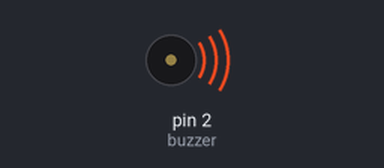
The sketch below on a simulated Arduino Uno, built with avr-gcc and run on an emulated ATmega328P. On the bench: buzzer (waves = sounding).

Above: at 0.1 s.
Timing chart, 0 to 1.6 s (numbered marks = the images above):
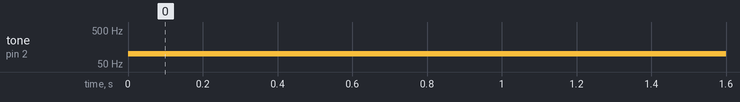

The sketch:

buzzer.ino
```cpp
int buzzer =2;

void setup() {

  Serial.begin(9600);
  pinMode(buzzer, OUTPUT);

}

void loop() {

  tone(buzzer, 100);  // Play a 100 Hz tone


}
```

Measured:
- by itself, tone on pin 2 (buzzer): silent → 100 Hz at 0.00 s
